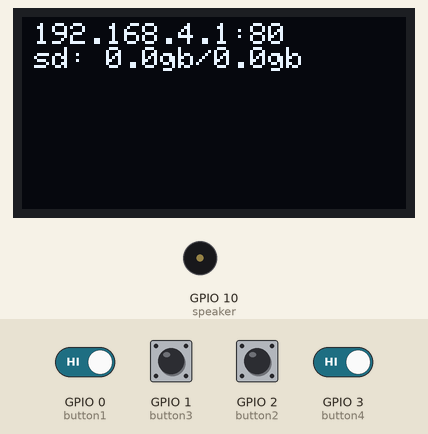
Simulated run of this sketch. Board: ESP32-C3. On the bench: 128×64 one-colour display, buzzer (waves = sounding). Inputs (shaded band) come from the test bench; at power-on: GPIO 0 (button1), GPIO 1 (button3), GPIO 2 (button2), GPIO 3 (button4) HIGH. Storage starts empty; what the sketch prints to the serial monitor is not drawn. At 6.9 s the program restarts the board; the recording ends there.

Above: at 1.3 s.
1.4 s: GPIO 0 (button1) driven LOW and GPIO 3 (button4) driven LOW
At 2.02 s:
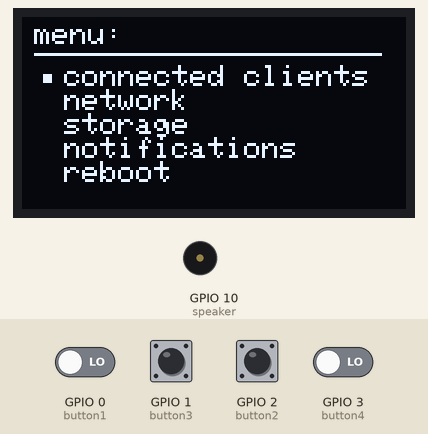
3.9 s: GPIO 2 (button2) pulled LOW for 0.15 s
At 4.43 s:
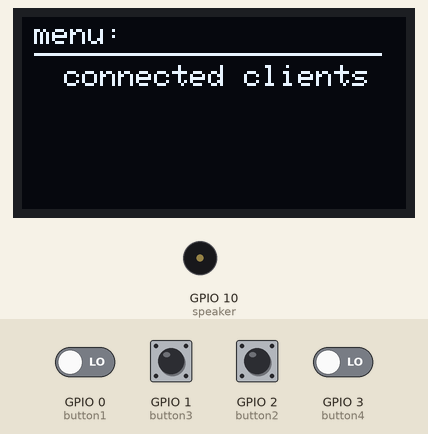
4.6 s: GPIO 1 (button3) pulled LOW for 1 s
At 5.6 s:
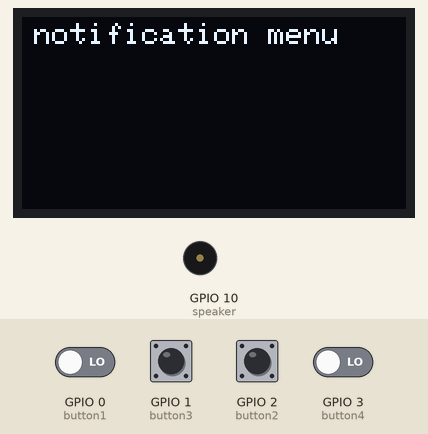
6.2 s: GPIO 1 (button3) pulled LOW for 0.15 s
At 6.8 s:
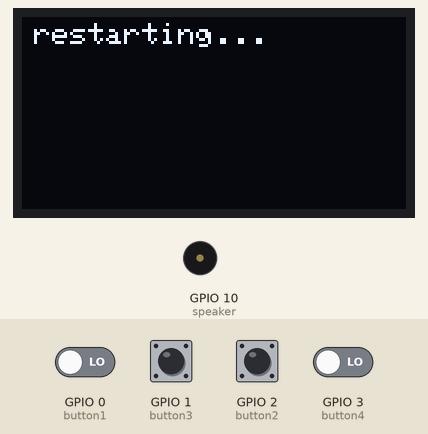
Timing chart, 0 to 6.9 s (numbered marks = the images above; inputs shaded):
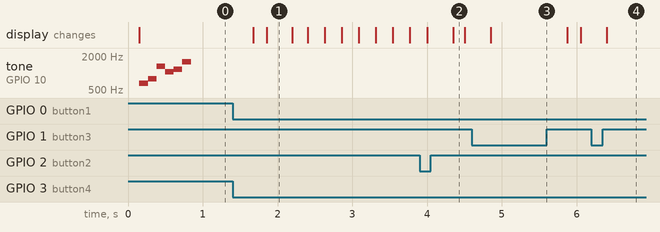

The sketch:

project-controller.ino
```cpp
#include <FS.h>
#include <SD.h>
#include <SPI.h>
#include <Wire.h>
#include <Adafruit_GFX.h>
#include <Adafruit_SH110X.h>
#include <WiFi.h>
#include <WebServer.h>
// custom headers
#include <html.h>

#define i2c_address 0x3c

#define SD_MOSI 6
#define SD_MISO 5
#define SD_SCLK 4
#define SD_CS   7

#define SCREEN_WIDTH 128  // OLED display width, in pixels
#define SCREEN_HEIGHT 64  // OLED display height, in pixels
#define OLED_RESET -1     //   QT-PY / XIAO
Adafruit_SH1106G display = Adafruit_SH1106G(SCREEN_WIDTH, SCREEN_HEIGHT, &Wire, OLED_RESET);

const char* ssid = "project_controller";
const char* password = "32sandwiches";
const int screenPaddingLeft = 4;
const int screenPaddingTop = 2;

WebServer webServer(80);

const int button1 = 0;
const int button2 = 2;
const int button3 = 1;
const int button4 = 3;
const int speaker = 10;
bool menuOpen = false;

#include <audio.h> // gotta define speaker pin first

const int debounceDelay = 50; // ms
unsigned long lastButtonTime[4] = {0,0,0,0};
bool buttonState[4] = {HIGH,HIGH,HIGH,HIGH};
bool lastButtonState[4] = {HIGH,HIGH,HIGH,HIGH};
bool buttonPressed[4] = {false,false,false,false};

void printMessage(String message, int x, int y, bool clear) {
  display.setCursor(x + screenPaddingLeft, y + screenPaddingTop);
  if (clear) {
    display.clearDisplay();
  }
  display.print(message);
  display.display();
}

void renderSDSpace() {
  if(SD.cardType() == CARD_NONE){
    printMessage("sd card not found", 0, 8, false);
  }else{
    uint64_t totalBytes = SD.totalBytes();
    uint64_t usedBytes  = SD.usedBytes();

    float totalGB = (float)totalBytes / (1024.0 * 1024.0 * 1024.0);
    float usedGB  = (float)usedBytes  / (1024.0 * 1024.0 * 1024.0);

    String message = "sd: ";
    message += String(usedGB, 1);  // one decimal place
    message += "gb/";
    message += String(totalGB, 1);
    message += "gb";

    printMessage(message, 0, 8, false);
    Serial.println(message);
  }
}

void renderMenuBase() {
    printMessage("menu:", 0, 0, true);
    display.fillRect(screenPaddingLeft, 10 + screenPaddingTop, 116, 1, SH110X_WHITE); // top border
    printMessage("connected clients", 10, 14, false);
    printMessage("network", 10, 22, false);
    printMessage("storage", 10, 30, false);
    printMessage("notifications", 10, 38, false);
    printMessage("reboot", 10, 46, false);
    display.display();
}

void renderMenuSelection(int oldSel, int newSel) {
    // erase old
    display.fillRect(3 + screenPaddingLeft, 17 + screenPaddingTop + (oldSel * 8), 3, 3, SH110X_BLACK);
    // draw new
    display.fillRect(3 + screenPaddingLeft, 17 + screenPaddingTop + (newSel * 8), 3, 3, SH110X_WHITE);
    display.display();
}

void renderClientMenu() {
  printMessage("client menu", 0, 0, true);
}
void renderNetworkMenu() {
  printMessage("network menu", 0, 0, true);
}
void renderStorageMenu() {
  printMessage("storage menu", 0, 0, true);
}
void renderNotificationsMenu() {
  printMessage("notification menu", 0, 0, true);
}

void checkButtons() {
  static bool subMenuOpen = false;
  static bool comboTriggered = false;
  static unsigned long comboStartTime = 0;
  static unsigned long lastNavTime = 0;
  static unsigned long menuOpenTime = 0;
  static const unsigned long navDelay = 200;
  static const unsigned long menuDebounceDelay = 500;

  static int menuSelection = 0;
  static int prevSelection = menuSelection;

  int buttonPins[4] = {button1, button2, button3, button4};

  // --- read + debounce into buttonState[] ---
  for (int i = 0; i < 4; i++) {
    bool reading = digitalRead(buttonPins[i]);
    if (reading != lastButtonState[i]) {
      lastButtonTime[i] = millis();
    }
    if ((millis() - lastButtonTime[i]) > debounceDelay) {
      buttonState[i] = reading; // debounced value
    }
    lastButtonState[i] = reading;
  }

  // --- open-menu combo detection (uses debounced states) ---
  bool comboHeld = (buttonState[0] == LOW && buttonState[3] == LOW && buttonState[1] == HIGH && buttonState[2] == HIGH);
  if (comboHeld) {
    if (comboStartTime == 0) comboStartTime = millis();
    if (!comboTriggered && (millis() - comboStartTime >= 200)) {
      comboTriggered = true;
      if (!menuOpen) {
        menuOpen = true;
        menuOpenTime = millis();
        display.clearDisplay();
        renderMenuBase();
        renderMenuSelection(menuSelection, menuSelection);
        lastNavTime = millis(); // prevent immediate nav
      }
      comboStartTime = 0;
    }
  } else {
    comboStartTime = 0;
    comboTriggered = false;
  }

  // If menu just opened (or was just returned to), ignore input for debounce window
  if (menuOpen && (millis() - menuOpenTime < menuDebounceDelay)) {
    return;
  }

  // --- if in submenu and press "back" (button2), go back to main menu ---
  if (subMenuOpen && buttonState[1] == LOW) {
    subMenuOpen = false;
    menuOpen = true;
    display.clearDisplay();
    renderMenuBase();
    renderMenuSelection(menuSelection, menuSelection);
    menuOpenTime = millis();   // debounce after returning to menu
    lastNavTime = millis();
    return;
  }

  // --- if main menu open and press "back" (button2), exit menu entirely ---
  if (menuOpen && buttonState[1] == LOW) {
    menuOpen = false;
    printMessage(WiFi.softAPIP().toString() + String(":80"), 0, 0, true);
    renderSDSpace();
    return;
  }

  // --- navigation while in menu (debounced nav delay) ---
  if (menuOpen && (millis() - lastNavTime > navDelay)) {
    if (buttonState[3] == LOW && menuSelection < 4) {  // down/right
      prevSelection = menuSelection;
      menuSelection++;
      renderMenuSelection(prevSelection, menuSelection);
      lastNavTime = millis();
    } else if (buttonState[0] == LOW && menuSelection > 0) {  // up/left
      prevSelection = menuSelection;
      menuSelection--;
      renderMenuSelection(prevSelection, menuSelection);
      lastNavTime = millis();
    }
  }

  // --- select / enter submenu (button3) ---
  if (menuOpen && buttonState[2] == LOW) {
    menuOpen = false;
    subMenuOpen = true;
    // render appropriate submenu
    if (menuSelection == 0) {
      renderClientMenu();
    } else if (menuSelection == 1) {
      renderNetworkMenu();
    } else if (menuSelection == 2) {
      renderStorageMenu();
    } else if (menuSelection == 3) {
      renderNotificationsMenu();
    } else if (menuSelection == 4) {
      printMessage("restarting...", 0, 0, true);
      display.display();
      delay(500);
      ESP.restart();
    }
    // set a short debounce so we don't immediately re-trigger after entering submenu
    menuOpenTime = millis();
    return;
  }
}

void serveRoot() {
  webServer.send_P(200, "text/html", html);
}

void textReceived() {
  if (webServer.method() == HTTP_POST && !menuOpen) {
    if (webServer.hasArg("plain")) {
      String data = webServer.arg("plain");
      printMessage(data, 0, 0, true);
      Serial.println("Received text:");
      Serial.println(data);
    } else {
      Serial.println("no data received");
    }
  }
  webServer.send(200, "text/plain", "OK");
}

void setup() {
  pinMode(button1, INPUT_PULLUP);
  pinMode(button2, INPUT_PULLUP);
  pinMode(button3, INPUT_PULLUP);
  pinMode(button4, INPUT_PULLUP);
  pinMode(speaker, OUTPUT);

  Serial.begin(115200);

  Wire.begin();  // start i2c
  display.begin(i2c_address, true); // true = perform reset
  display.clearDisplay();
  display.display();
  display.setTextSize(1);
  display.setTextColor(SH110X_WHITE);
  display.setCursor(screenPaddingLeft, screenPaddingTop);

  display.display();

  // initialize wireless access point
  WiFi.mode(WIFI_AP);
  WiFi.softAP(ssid, password);
  printMessage(WiFi.softAPIP().toString() + String(":80"), 0, 0, false);
  Serial.println(WiFi.softAPIP());

  // start html web server
  webServer.on("/", serveRoot);
  webServer.on("/send-text", textReceived);
  webServer.begin();

  // initialize sd card
  SPI.begin(SD_SCLK, SD_MISO, SD_MOSI, SD_CS);

  if (!SD.begin(SD_CS, SPI)) {
    Serial.println("card mount failed");
  }else{
    renderSDSpace();
  }

  uint8_t cardType = SD.cardType();
  if (cardType == CARD_NONE) {
    Serial.println("no SD card attached");
  }else{
    Serial.println("sd card found");
  }

  speakerTone();
}

void loop() {
  webServer.handleClient();
  checkButtons(); // non-blocking button debouncing
  updateAudio(); //non-blocking tones
}
```

audio.h
```cpp
struct Note {
  int freq;
  int duration; // ms
};

const Note marioSound[] = {
  {659, 115},
  {784, 115},
  {1319, 115},
  {1047, 115},
  {1175, 115},
  {1568, 115}
};

const int numNotes = sizeof(marioSound) / sizeof(marioSound[0]);

unsigned long lastTime = 0;
int currentNote = 0;
bool playing = false;

void speakerTone() {
  currentNote = 0;
  lastTime = millis();
  playing = true;
  tone(speaker, marioSound[currentNote].freq, marioSound[currentNote].duration);
}

void updateAudio() {
  if(!playing) return;

  unsigned long now = millis();
  if(now - lastTime >= marioSound[currentNote].duration){
    currentNote++;
    if(currentNote >= numNotes){
      noTone(speaker);
      playing = false;
    } else {
      tone(speaker, marioSound[currentNote].freq, marioSound[currentNote].duration);
      lastTime = now;
    }
  }
}
```

html.h
```cpp
const char html[] PROGMEM = R"rawliteral(
<!DOCTYPE html>
<html>
<head><meta charset="utf-8"><title>ESP32C3 Control</title></head>
<style>
  body {
    background: #6457A6;
    color: rgba(0, 0, 0, 0.4);
    font-family: sans-serif;
    text-align: center;
    margin-top: 50px;
  }

  input {
    width: 80%;
    margin-left: 3%;
    margin-top: 20%;
    border: none;
    border-radius: 6px;
    background: rgba(0, 0, 0, 0.2);
    color: #FFE347;
    font-size: 48px;
    font-family: sans-serif;
  }
  #sendButton {
    margin-top: 12px;
    background: rgba(255, 255, 255, 0.2);
    font-size: 48px;
  }
</style>
<body>

    <input type="text" id="textInput">
    <div>
      <button id="sendButton">send</button>
    </div>

    <script>

    document.getElementById('sendButton').addEventListener('click', () => {
    const input = document.getElementById('textInput').value
    console.log(input)

        fetch('/send-text', {
        method: 'POST',
        headers: {
          'Content-Type': 'text'
        },
        body: input
      })
      .then(response => {
        if (!response.ok) throw new Error('Network response not ok');
        return response.json();   // parse JSON
      })
      .then(data => {
        console.log('esp32 response:', data);
      })
      .catch(err => {
        console.error('post error:', err);
      })
    })

  </script>
</body>
</html>
)rawliteral";
```

Measured:
- after the input at 1.4 s, the display: first changes after 0.28 s (image 1 shows a later state)
- after the input at 3.9 s, the display: first changes after 0.10 s (image 2 shows a later state)
- after the input at 4.6 s, the display: changes after 0.25 s (image 3)
- after the input at 6.2 s, the display: changes after 0.20 s (image 4)
- by itself, tone on GPIO 10 (speaker): plays 659 Hz for 0.12 s, 784 Hz for 0.12 s, 1319 Hz for 0.12 s, 1047 Hz for 0.12 s, 1175 Hz for 0.12 s, 1568 Hz for 0.12 s
